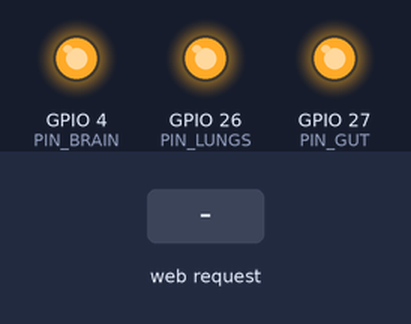
Bench run of a sketch on a simulated ESP32. On the bench: output pins drawn as LEDs (lit = HIGH). Inputs (shaded band) come from the test bench. WiFi joins after 1.5 s; servers stay silent unless stated; what the sketch prints to the serial monitor is not drawn.

Above: at 2.7 s.
2.8 s: HTTP request GET /LED_BRAIN received
At 3.6 s:
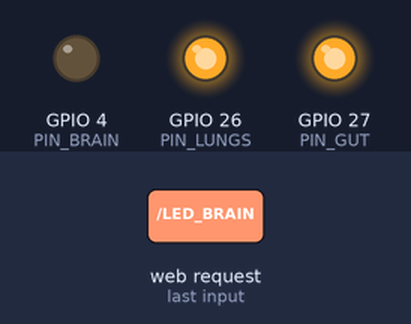
4.3 s: HTTP request GET /LED_LUNGS received
At 4.8 s:
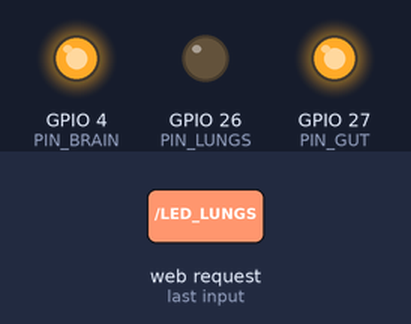
5.8 s: HTTP request GET /LED_GUT received
At 7.0 s:
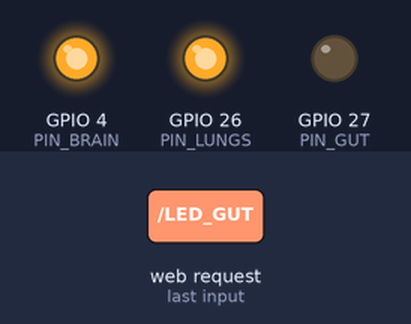
7.3 s: HTTP request GET /RESET received
At 8.3 s:
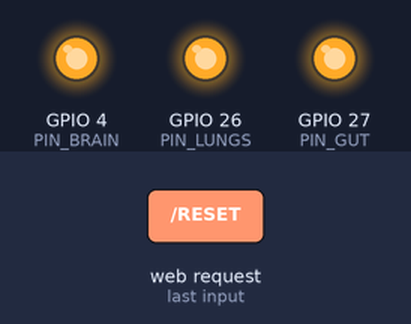
Timing chart, 0 to 9.8 s (numbered marks = the images above; inputs shaded):
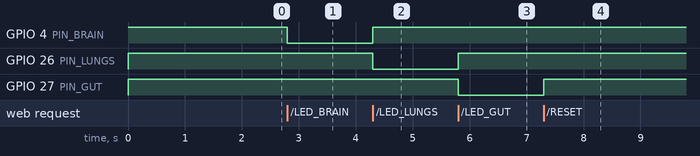

Measured:
- after the input at 2.8 s, GPIO 4 (PIN_BRAIN): HIGH → LOW at once
- after the input at 4.3 s, GPIO 4 (PIN_BRAIN): LOW → HIGH at once; GPIO 26 (PIN_LUNGS): HIGH → LOW at once
- after the input at 5.8 s, GPIO 26 (PIN_LUNGS): LOW → HIGH at once; GPIO 27 (PIN_GUT): HIGH → LOW at once
- after the input at 7.3 s, GPIO 27 (PIN_GUT): LOW → HIGH at once

The sketch:

ESP32Server.ino
```cpp
#include <WiFi.h>
#include <WebServer.h>

// Wi-Fi credentials
const char* ssid = "SayNaz";
const char* password = "11223344";

// LED Pins
const int PIN_BRAIN = 4;
const int PIN_LUNGS = 26;
const int PIN_GUT   = 27;

WebServer server(80);

void TurnOnOff(int index)
{
  digitalWrite(PIN_BRAIN, index == 0 ? LOW : HIGH);
  digitalWrite(PIN_LUNGS, index == 1 ? LOW : HIGH);
  digitalWrite(PIN_GUT, index == 2 ? LOW : HIGH);
}

void handleLED()
{
  String cmd = server.uri(); // e.g., /LED_BRAIN
  if (cmd == "/LED_BRAIN") TurnOnOff(0);
  else if (cmd == "/LED_LUNGS") TurnOnOff(1);
  else if (cmd == "/LED_GUT") TurnOnOff(2);
  else if (cmd == "/RESET") TurnOnOff(-1);

  server.send(200, "text/plain", "OK");
}

void setup() {
  Serial.begin(115200);

  // Initialize pins
  pinMode(PIN_BRAIN, OUTPUT);
  pinMode(PIN_LUNGS, OUTPUT);
  pinMode(PIN_GUT, OUTPUT);
  TurnOnOff(-1);

  // Connect to Wi-Fi
  Serial.print("Connecting to Wi-Fi...");
  WiFi.begin(ssid, password);
  while (WiFi.status() != WL_CONNECTED) {
    delay(500);
    Serial.print(".");
  }
  Serial.println("\nConnected! IP: " + WiFi.localIP().toString());

  // Setup server routes
  server.on("/LED_BRAIN", handleLED);
  server.on("/LED_LUNGS", handleLED);
  server.on("/LED_GUT", handleLED);
  server.on("/RESET", handleLED);

  server.begin();
  Serial.println("HTTP Server started");
}

void loop() {
  server.handleClient();
}
```
